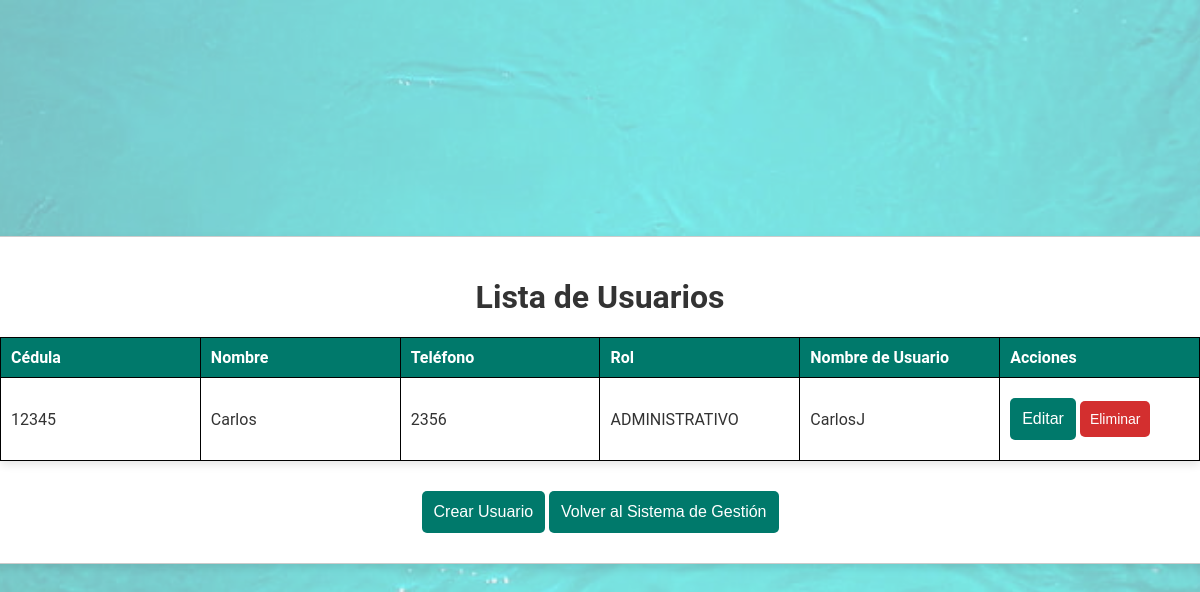
Screenshot of /usuarios/ with the database file from the repository.
### Farmacia/models.py (models this page shows, shortened)
class Persona(models.Model):
    cedula = models.CharField(max_length=10, primary_key=True)
    nombre = models.CharField(max_length=50)
    teléfono = models.CharField(max_length=10)
    class Meta:
        abstract = True

class Usuario(Persona, AbstractBaseUser, PermissionsMixin):
    rol = models.CharField(max_length=50, choices=[(tag.name, tag.value) for tag in Rol])
    nombre_usuario = models.CharField(max_length=50, unique=True)
    password = models.CharField(max_length=256)
    last_login = models.DateTimeField(blank=True, null=True)
    is_staff = models.BooleanField(default=False)
    is_superuser = models.BooleanField(default=False)
    groups = models.ManyToManyField(Group, related_name='usuario_set', blank=True)
    user_permissions = models.ManyToManyField(Permission, related_name='usuario_set', blank=True)
    USERNAME_FIELD = 'nombre_usuario'
    REQUIRED_FIELDS = ['cedula', 'nombre', 'teléfono', 'rol']
    objects = UsuarioManager()

### Farmacia/views.py (the view)
# urls.py: path('usuarios/', views.usuario_list, name='usuario_list'),
def usuario_list(request):
    usuarios = Usuario.objects.all()
    return render(request, 'usuarios/usuario_list.html', {'usuarios': usuarios})

### templates/Usuarios/usuario_list.html (shortened to what this page needs)
<!DOCTYPE html>
<html lang="es">
<head>
    {% load static %}
    <link rel="stylesheet" href="{% static 'css/tablas.css' %}">
</head>
<body class="usuario-list">
    <div class="container">
        <h1>Lista de Usuarios</h1>
        <table class="styled-table">
            <thead>
                <tr>
                    <th>Cédula</th>
                    <th>Nombre</th>
                    <th>Teléfono</th>
                    <th>Rol</th>
                    <th>Nombre de Usuario</th>
                    <th>Acciones</th>
                </tr>
            </thead>
            <tbody>
                {% for usuario in usuarios %}
                    <tr>
                        <td>{{ usuario.cedula }}</td>
                        <td>{{ usuario.nombre }}</td>
                        <td>{{ usuario.teléfono }}</td>
                        <td>{{ usuario.rol }}</td>
                        <td>{{ usuario.nombre_usuario }}</td>
                        <td>
                            <a href="{% url 'usuario_update' usuario.pk %}"><button class="edit">Editar</button></a>
                            <a href="{% url 'usuario_delete' usuario.pk %}"><button class="delete">Eliminar</button></a>
                        </td>
                    </tr>
                {% endfor %}
            </tbody>
        </table>
        <a href="{% url 'usuario_create' %}"><button>Crear Usuario</button></a>
        <a href="{% url 'management_system' %}"><button>Volver al Sistema de Gestión</button></a>
    </div>
</body>
</html>

### static/css/tablas.css (style rules this page uses)
body { display: flex; justify-content: center; align-items: center; height: 100vh; margin: 0; font-family: 'Roboto', sans-serif; background: #f0f0f0; flex-direction: column; color: #333; }
.container { width: 100%; max-width: 100%; margin: 0; border: 1px solid #ccc; border-radius: 10px; overflow-x: auto; box-shadow: 0 4px 8px rgba(0, 0, 0, 0.1); padding: 20px; background-color: #fff; text-align: center; min-width: 700px; }
table { width: 100%; border-collapse: collapse; margin-bottom: 20px; background-color: #fff; border-radius: 5px; overflow-x: auto; box-shadow: 0 4px 8px rgba(0, 0, 0, 0.1); table-layout: auto; }
table, th, td { border: 1px solid #000; }
th, td { padding: 10px; text-align: left; white-space: nowrap; min-width: 150px; }
th { background-color: #00796b; color: white; }
a { display: inline-block; margin: 10px 0; color: #00796b; text-decoration: none; font-size: 16px; }
a button { background-color: #00796b; color: white; border: none; padding: 12px; border-radius: 5px; cursor: pointer; font-size: 16px; transition: background-color 0.3s ease, transform 0.3s ease; }
button.delete { background-color: #d32f2f; color: white; border: none; padding: 10px; border-radius: 5px; cursor: pointer; font-size: 14px; transition: background-color 0.3s ease, transform 0.3s ease; }

### static/css/background.css (style rules this page uses)
body::before { content: ""; position: fixed; top: 0; left: 0; width: 100%; height: 100%; background-image: url('../img/HD-wallpaper-turquoise-sea-underwater-turquoise.jpg'); background-size: cover; background-position: center; background-repeat: no-repeat; opacity: 0.5; z-index: -1; }

### rows the page displays
Usuario: cedula "12345", nombre "Carlos", teléfono "2356", rol "ADMINISTRATIVO", nombre_usuario "CarlosJ"
